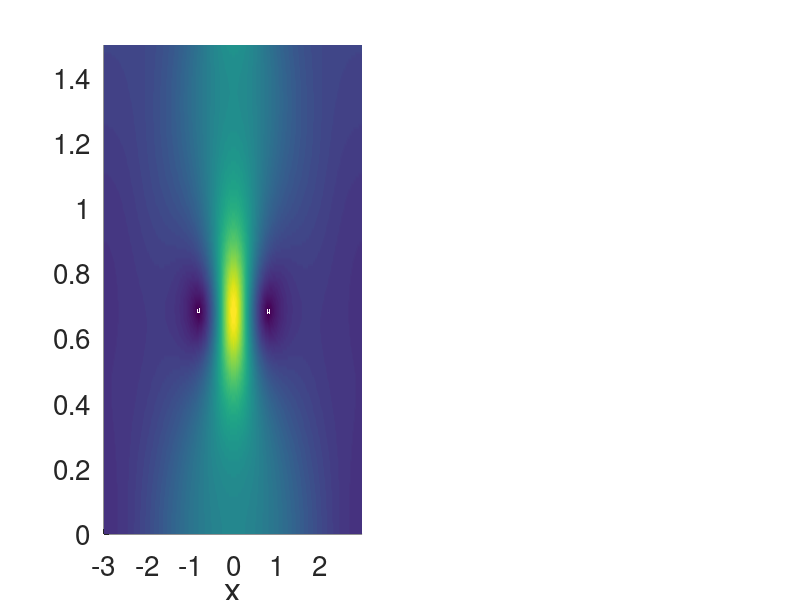

The MATLAB source for this figure: (Note: this script raises an error after producing the figure.)
% Time evolution of 1D nonlinear Schrodinger equation
% i*psi_t + psi_xx + g*|psi|^2*psi = 0
% 4th-order accurate split-step (SS) method is used to integrate the PDE

clear all
format long

%%%%%%%%%%%%%%%%%%%%%%%%%%%%%%%%%%%%%%%%%%%%%%%%%%%%%%%%%
%%%%%%%%%%%%%%%%%%%%%%%%%%%%%%%%%%%%%%%%%%%%%%%%%%%%%%%%%
%%%%%%%%%%%%%%%%%%%%%%%%%%%%%%%%%%%%%%%%%%%%%%%%%%%%%%%%%
% spatial discretization in x
Lx = 6;       % computational domain [-Lx/2,Lx/2]
Nx = 2*128;      % number of spatial grid points
dx = Lx/Nx;     % grid spacing
x = dx*(-Nx/2:Nx/2-1)';         % spatial computational domain
% Note: remove last point due to periodic BCs
kx = (2*pi/Lx)*[0:Nx/2-1 -Nx/2:-1]';       % Fourier computational domain

% nonlinearity coefficient: g = 2 is focusing, g = -2 is defocusing
g = 2;

% initial condition
q_IC = 1 + 0.5*cos(2*pi*x/Lx);
% q_IC = 1 + 0*cos(2*pi*x/Lx);
t0 = 0;

% initial conditions
t = t0; q = q_IC;

% time discretization
T = 1.5;
% T = 1;
% dt = .001;
dt = .0001;                  % time step
S = round(T/dt);                   % number of time steps

% split-step scheme coefficients
c = 1/(2-2^(1/3));                     
a1 = c/2; a2 = (1-c)/2; a3 = a2; a4 = c/2;
b1 = c; b2 = 1-2*c; b3 = c;

% exact solution of linear part of PDE
E1 = exp(-a1*dt*1i*kx.^2);
E2 = exp(-a2*dt*1i*kx.^2);
E3 = exp(-a3*dt*1i*kx.^2);
E4 = exp(-a4*dt*1i*kx.^2);

% storage information
t_save = t;
q_save = q;
count = 0;
savestep = 100;

% start split-step method
for ii = 1:S

  t = t + dt;   
  v = ifft(fft(q).*E1);
  v = v.*exp(b1*dt*1i*(g*abs(v).^2));
  v = ifft(fft(v).*E2);
  v = v.*exp(b2*dt*1i*(g*abs(v).^2));
  v = ifft(fft(v).*E3);
  v = v.*exp(b3*dt*1i*(g*abs(v).^2));
  q = ifft(fft(v).*E4);
  
  count = count + 1;
  if count == savestep
  % save for plotting
  t_save = [t_save; t];
  q_save = [q_save q];
  count = 0;
  end

end

% plot evolution of solution
figure(1)
subplot(1,2,1)
surface(x,t_save,abs(transpose(q_save)))
shading interp; axis tight
set(gca,'FontSize',20)
xlabel('x','FontSize',25)
ylabel('t','FontSize',25,'rot',00)
title('|q(x,t)|','FontSize',20)
colorbar

subplot(1,2,2)
surface(x,t_save,abs(transpose(q_save)))
shading interp; axis tight
set(gca,'FontSize',20)
xlabel('x','FontSize',25)
ylabel('t','FontSize',25,'rot',00)
zlabel('|q(x,t)|','FontSize',20)

% solution at final time t = t0 + T
exact_q = exp(1i*g*t)

final_error = norm(q-exact_q,inf)   
realq=real(q_save);
imagq=imag(q_save);
   
file_title = ['NLS_MI_soln_real.data'];
save(file_title,'realq','-ascii','-double')

file_title = ['NLS_MI_soln_imag.data'];
save(file_title,'imagq','-ascii','-double')

   